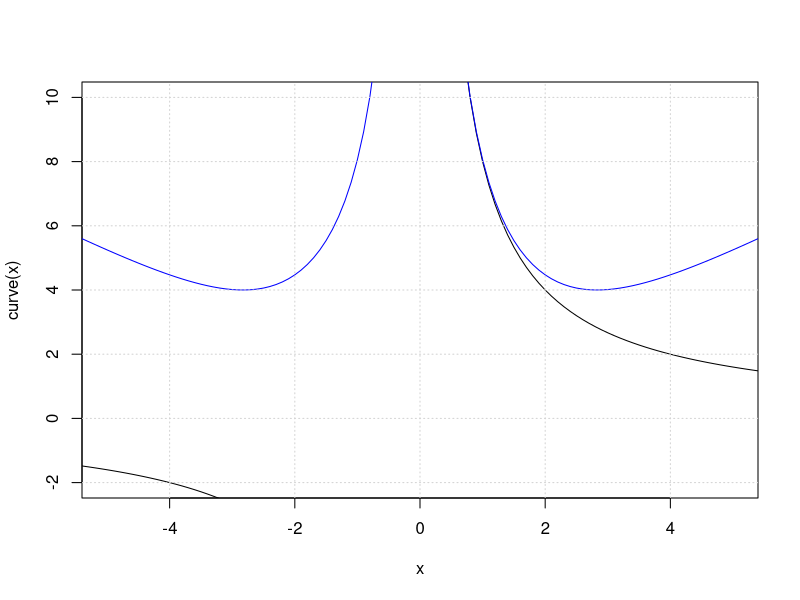

R code for this plot:
curve <- function(x){8/x}
f <- function(x){sqrt(x^2+64/x^2)}

x <- seq(-10,10,0.1)
plot(x,curve(x),type='l',xlim=c(-5,5),ylim=c(-2,10))
lines(x,f(x),col='blue')
grid()